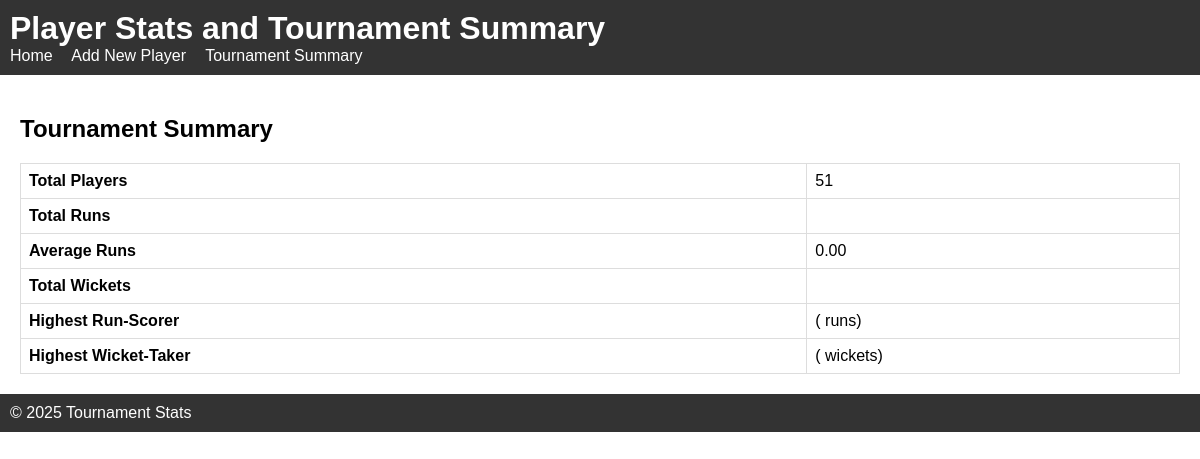
Page /AdminPanel/tournament_summary.php on the earlier database version.
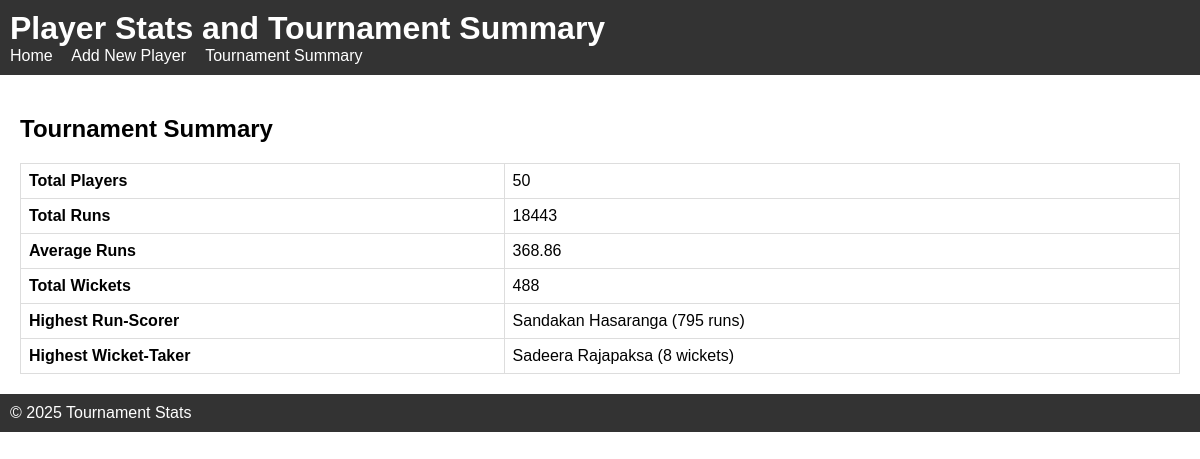
Same page on the later database version.
### tables this page shows
CREATE TABLE `sample_data` (
  `Name` varchar(22) DEFAULT NULL,
  `University` varchar(42) DEFAULT NULL,
  `Category` varchar(11) DEFAULT NULL,
  `Total Runs` varchar(10) DEFAULT NULL,
  `Balls Faced` varchar(11) DEFAULT NULL,
  `Innings Played` varchar(14) DEFAULT NULL,
  `Wickets` varchar(7) DEFAULT NULL,
  `Overs Bowled` varchar(12) DEFAULT NULL,
  `Runs Conceded` varchar(13) DEFAULT NULL
);

### AdminPanel/tournament_summary.php (the view)
<?php
require_once 'includes/db.php';
include 'includes/header.php';
$sql = "SELECT
            SUM(`Total Runs`) AS total_runs,
            AVG(`Total Runs`) AS avg_runs,
            SUM(`Wickets`) AS total_wickets,
            COUNT(*) AS total_players
        FROM sample_data";
$result = $conn->query($sql);
$summary = $result->fetch_assoc();
$sql_highest_runs = "SELECT `Name` AS player_name, `Total Runs` AS total_runs
                     FROM sample_data
                     ORDER BY `Total Runs` DESC
                     LIMIT 1 OFFSET 1";
$result_highest_runs = $conn->query($sql_highest_runs);
$highest_run_scorer = $result_highest_runs->fetch_assoc();
$sql_highest_wickets = "SELECT `Name` AS player_name, `Wickets` AS total_wickets
                        FROM sample_data
                        ORDER BY `Wickets` DESC
                        LIMIT 1 OFFSET 1";
$result_highest_wickets = $conn->query($sql_highest_wickets);
$highest_wicket_taker = $result_highest_wickets->fetch_assoc();
?>
<h2>Tournament Summary</h2>
<table border="1" cellspacing="0" cellpadding="5">
    <tr>
        <th>Total Players</th>
        <td><?php echo htmlspecialchars($summary['total_players']); ?></td>
    </tr>
    <tr>
        <th>Total Runs</th>
        <td><?php echo htmlspecialchars($summary['total_runs']); ?></td>
    </tr>
    <tr>
        <th>Average Runs</th>
        <td><?php echo number_format($summary['avg_runs'], 2); ?></td>
    </tr>
    <tr>
        <th>Total Wickets</th>
        <td><?php echo htmlspecialchars($summary['total_wickets']); ?></td>
    </tr>
    <tr>
        <th>Highest Run-Scorer</th>
        <td><?php echo htmlspecialchars($highest_run_scorer['player_name']) . " (" . htmlspecialchars($highest_run_scorer['total_runs']) . " runs)"; ?></td>
    </tr>
    <tr>
        <th>Highest Wicket-Taker</th>
        <td><?php echo htmlspecialchars($highest_wicket_taker['player_name']) . " (" . htmlspecialchars($highest_wicket_taker['total_wickets']) . " wickets)"; ?></td>
    </tr>
</table>
<?php include 'includes/footer.php'; ?>

Differences in the rows shown:
added sample_data: Name "Sandakan Hasaranga", Total Runs "795"
added sample_data: Name "Sadeera Rajapaksa", Wickets "8"
Other differences:
$summary['total_players']: "51" → "50"
$summary['total_runs']: (not shown) → "18443"
$summary['avg_runs']: "0.00" → "368.86"
$summary['total_wickets']: (not shown) → "488"
